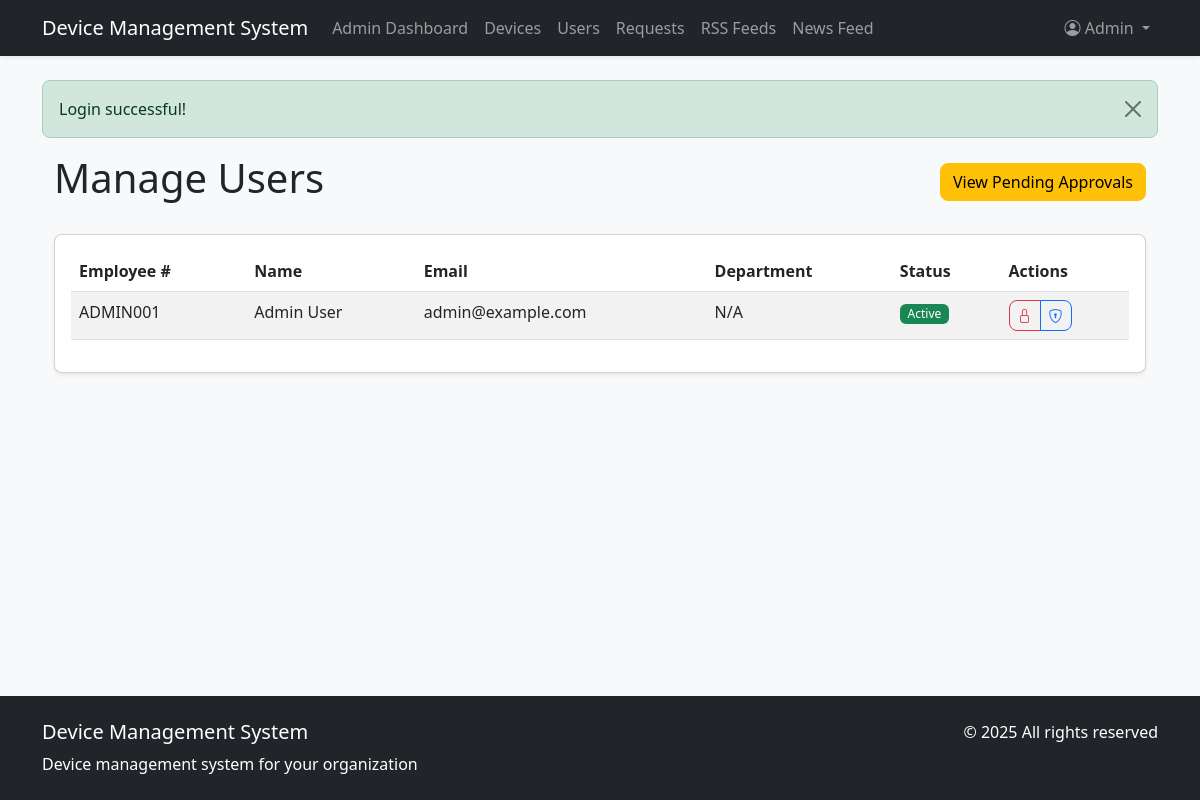
/admin/users.php (signed in), run on the app's committed database.
### tables this page shows
CREATE TABLE `users` (
  `id` int NOT NULL AUTO_INCREMENT,
  `employee_no` varchar(20) NOT NULL,
  `first_name` varchar(50) NOT NULL,
  `surname` varchar(50) NOT NULL,
  `email` varchar(100) NOT NULL,
  `password_hash` varchar(255) NOT NULL,
  `device_limit` int DEFAULT '1',
  `department` varchar(50) DEFAULT NULL,
  `is_approved` tinyint(1) DEFAULT '0',
  `is_admin` tinyint(1) DEFAULT '0',
  `is_disabled` tinyint(1) DEFAULT '0',
  `created_at` timestamp NULL DEFAULT CURRENT_TIMESTAMP,
  `updated_at` timestamp NULL DEFAULT CURRENT_TIMESTAMP ON UPDATE CURRENT_TIMESTAMP,
  PRIMARY KEY (`id`),
  UNIQUE KEY `employee_no` (`employee_no`),
  UNIQUE KEY `email` (`email`)
);

### includes/auth.php (called while the page is built, shortened)
<?php
function isLoggedIn() {
    return isset($_SESSION['user_id']);
}
function isAdmin() {
    return isset($_SESSION['is_admin']) && $_SESSION['is_admin'];
}
?>

### includes/functions.php (called while the page is built, shortened)
<?php
require_once 'config.php';
function getAllUsers($approvedOnly = false) {
    global $pdo;
    $sql = "SELECT * FROM users";
    $stmt = $pdo->query($sql);
    return $stmt->fetchAll();
}
?>

### admin/users.php (the view, shortened to what this page needs)
<?php
require_once '../includes/auth.php';
$pendingOnly = isset($_GET['pending']) && $_GET['pending'] == 1;
$users = $pendingOnly ?
    $pdo->query("SELECT * FROM users WHERE is_approved = 0")->fetchAll() :
    getAllUsers();
$pageTitle = $pendingOnly ? "Pending User Approvals" : "Manage Users";
require_once '../includes/header.php';
?>
<div class="container">
    <div class="d-flex justify-content-between align-items-center mb-4">
        <h1><?php echo $pageTitle; ?></h1>
        <?php if (!$pendingOnly): ?>
            <a href="users.php?pending=1" class="btn btn-warning">View Pending Approvals</a>
        <?php endif; ?>
    </div>
    <div class="card">
        <div class="card-body">
            <?php if (empty($users)): ?>
                <p class="text-center">No users found</p>
            <?php else: ?>
                <div class="table-responsive">
                    <table class="table table-striped table-hover">
                        <thead>
                            <tr>
                                <th>Employee #</th>
                                <th>Name</th>
                                <th>Email</th>
                                <th>Department</th>
                                <th>Status</th>
                                <th>Actions</th>
                            </tr>
                        </thead>
                        <tbody>
                            <?php foreach ($users as $user): ?>
                                <tr>
                                    <td><?php echo htmlspecialchars($user['employee_no']); ?></td>
                                    <td><?php echo htmlspecialchars($user['first_name'] . ' ' . $user['surname']); ?></td>
                                    <td><?php echo htmlspecialchars($user['email']); ?></td>
                                    <td><?php echo htmlspecialchars($user['department'] ?? 'N/A'); ?></td>
                                    <td>
                                        <?php if ($user['is_disabled']): ?>
                                            <span class="badge bg-danger">Disabled</span>
                                        <?php elseif (!$user['is_approved']): ?>
                                            <span class="badge bg-warning text-dark">Pending Approval</span>
                                        <?php else: ?>
                                            <span class="badge bg-success">Active</span>
                                        <?php endif; ?>
                                    </td>
                                    <td>
                                        <div class="btn-group btn-group-sm">
                                            <a href="users.php?action=toggle&id=<?php echo $user['id']; ?>"
                                               class="btn btn-outline-<?php echo $user['is_disabled'] ? 'success' : 'danger'; ?>"
                                               title="<?php echo $user['is_disabled'] ? 'Enable' : 'Disable'; ?>">
                                                <i class="bi bi-<?php echo $user['is_disabled'] ? 'unlock' : 'lock'; ?>"></i>
                                            </a>
                                            <?php if ($user['is_admin']): ?>
                                                <span class="btn btn-outline-primary" title="Admin User">
                                                    <i class="bi bi-shield-lock"></i>
                                                </span>
                                            <?php endif; ?>
                                        </div>
                                    </td>
                                </tr>
                            <?php endforeach; ?>
                        </tbody>
                    </table>
                </div>
            <?php endif; ?>
        </div>
    </div>
</div>
<?php
require_once '../includes/footer.php';
?>

### includes/header.php (shortened to what this page needs)
<!DOCTYPE html>
<html lang="en">
<head>
    <link href="https://cdn.jsdelivr.net/npm/bootstrap@5.3.0/dist/css/bootstrap.min.css" rel="stylesheet">
    <link rel="stylesheet" href="https://cdn.jsdelivr.net/npm/bootstrap-icons@1.10.0/font/bootstrap-icons.css">
    <link href="<?php echo APP_URL; ?>/assets/css/style.css" rel="stylesheet">
</head>
<body>
    <nav class="navbar navbar-expand-lg navbar-dark bg-dark">
        <div class="container">
            <a class="navbar-brand" href="<?php echo APP_URL; ?>"><?php echo APP_NAME; ?></a>
            <div class="collapse navbar-collapse" id="navbarNav">
                <ul class="navbar-nav me-auto">
                    <?php if (isLoggedIn()): ?>
                        <?php if (isAdmin()): ?>
                            <li class="nav-item">
                                <a class="nav-link" href="<?php echo APP_URL; ?>/admin/dashboard.php">Admin Dashboard</a>
                            </li>
                            <li class="nav-item">
                                <a class="nav-link" href="<?php echo APP_URL; ?>/admin/devices.php">Devices</a>
                            </li>
                            <li class="nav-item">
                                <a class="nav-link" href="<?php echo APP_URL; ?>/admin/users.php">Users</a>
                            </li>
                            <li class="nav-item">
                                <a class="nav-link" href="<?php echo APP_URL; ?>/admin/requests.php">Requests</a>
                            </li>
                            <li class="nav-item">
                                <a class="nav-link" href="<?php echo APP_URL; ?>/admin/rss_feeds.php">RSS Feeds</a>
                            </li>
                        <?php endif; ?>
                        <li class="nav-item">
                            <a class="nav-link" href="<?php echo APP_URL; ?>/rss_feed.php">News Feed</a>
                        </li>
                    <?php else: ?>
                        <li class="nav-item">
                            <a class="nav-link" href="<?php echo APP_URL; ?>/index.php">Home</a>
                        </li>
                    <?php endif; ?>
                </ul>
                <ul class="navbar-nav">
                    <?php if (isLoggedIn()): ?>
                        <li class="nav-item dropdown">
                            <a class="nav-link dropdown-toggle" href="#" id="navbarDropdown" role="button" data-bs-toggle="dropdown">
                                <i class="bi bi-person-circle"></i> <?php echo htmlspecialchars($_SESSION['first_name']); ?>
                            </a>
                        </li>
                    <?php endif; ?>
                </ul>
            </div>
        </div>
    </nav>
    <main class="container my-4">
        <?php if (isset($_SESSION['message'])): ?>
            <div class="alert alert-<?php echo $_SESSION['message_type']; ?> alert-dismissible fade show" role="alert">
                <?php echo $_SESSION['message']; ?>
                <button type="button" class="btn-close" data-bs-dismiss="alert" aria-label="Close"></button>
            </div>
        <?php endif; ?>

### includes/footer.php (shortened to what this page needs)
</main>
<footer class="bg-dark text-white py-4 mt-4">
    <div class="container">
        <div class="row">
            <div class="col-md-6">
                <h5><?php echo APP_NAME; ?></h5>
                <p class="mb-0">Device management system for your organization</p>
            </div>
            <div class="col-md-6 text-md-end">
                <p class="mb-0">&copy; <?php echo date('Y'); ?> All rights reserved</p>
            </div>
        </div>
    </div>
</footer>
</body>
</html>

### assets/css/style.css (style rules this page uses)
body { background-color: #f8f9fa; min-height: 100vh; display: flex; flex-direction: column; }
main { flex: 1; }
.card { border-radius: 0.5rem; box-shadow: 0 0.125rem 0.25rem rgba(0, 0, 0, 0.075); }
.table th { font-weight: 600; }
.badge { font-weight: 500; padding: 0.35em 0.65em; }
.alert { border-radius: 0.5rem; }
.form-control, .form-select, .btn { border-radius: 0.5rem; }
.navbar { box-shadow: 0 0.125rem 0.25rem rgba(0, 0, 0, 0.075); }
footer { margin-top: auto; }

### data on the page
users: employee_no "ADMIN001", first_name+surname "Admin User", email "admin@example.com", department "N/A", is_disabled "Active", is_admin 1 (drawn)

### other printed values
APP_NAME "Device Management System"
$_SESSION['first_name'] "Admin"
$_SESSION['message'] "Login successful!"
$pageTitle "Manage Users"
